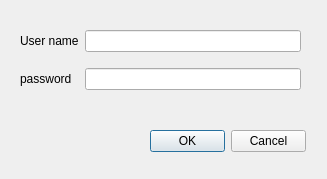
<?xml version="1.0" encoding="UTF-8"?>
<ui version="4.0">
 <class>AddUserDialog</class>
 <widget class="QDialog" name="AddUserDialog">
  <property name="geometry">
   <rect>
    <x>0</x>
    <y>0</y>
    <width>327</width>
    <height>179</height>
   </rect>
  </property>
  <property name="windowTitle">
   <string>Add User</string>
  </property>
  <widget class="QDialogButtonBox" name="buttonBox">
   <property name="geometry">
    <rect>
     <x>150</x>
     <y>130</y>
     <width>156</width>
     <height>23</height>
    </rect>
   </property>
   <property name="orientation">
    <enum>Qt::Horizontal</enum>
   </property>
   <property name="standardButtons">
    <set>QDialogButtonBox::Cancel|QDialogButtonBox::Ok</set>
   </property>
  </widget>
  <widget class="QWidget" name="">
   <property name="geometry">
    <rect>
     <x>20</x>
     <y>20</y>
     <width>281</width>
     <height>81</height>
    </rect>
   </property>
   <layout class="QGridLayout" name="gridLayout">
    <item row="0" column="0">
     <widget class="QLabel" name="label">
      <property name="text">
       <string>User name</string>
      </property>
     </widget>
    </item>
    <item row="0" column="1">
     <widget class="QLineEdit" name="lineEdit"/>
    </item>
    <item row="1" column="0">
     <widget class="QLabel" name="label_2">
      <property name="text">
       <string>password</string>
      </property>
     </widget>
    </item>
    <item row="1" column="1">
     <widget class="QLineEdit" name="lineEdit_2"/>
    </item>
   </layout>
  </widget>
 </widget>
 <resources/>
 <connections>
  <connection>
   <sender>buttonBox</sender>
   <signal>accepted()</signal>
   <receiver>AddUserDialog</receiver>
   <slot>accept()</slot>
   <hints>
    <hint type="sourcelabel">
     <x>248</x>
     <y>254</y>
    </hint>
    <hint type="destinationlabel">
     <x>157</x>
     <y>274</y>
    </hint>
   </hints>
  </connection>
  <connection>
   <sender>buttonBox</sender>
   <signal>rejected()</signal>
   <receiver>AddUserDialog</receiver>
   <slot>reject()</slot>
   <hints>
    <hint type="sourcelabel">
     <x>316</x>
     <y>260</y>
    </hint>
    <hint type="destinationlabel">
     <x>286</x>
     <y>274</y>
    </hint>
   </hints>
  </connection>
 </connections>
</ui>
